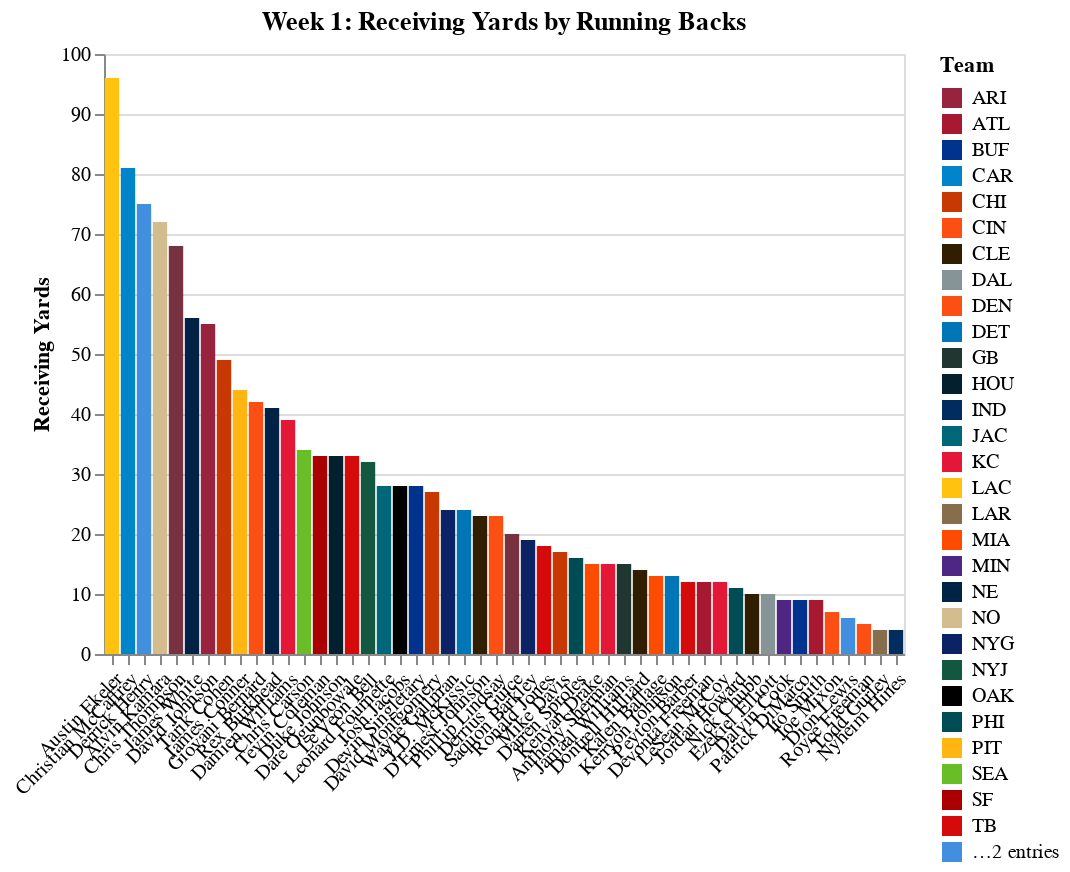

Write notebook code for a chart like this one.
### Code cell
chart

### Figure 1 — Vega-Lite specification as saved in the notebook (floating-point values rounded to 4 significant figures)
{"$schema": "https://vega.github.io/schema/vega-lite/v3.4.0.json", "config": {"background": "white", "mark": {"tooltip": null}, "view": {"height": 300, "width": 400}}, "data": {"name": "data-2507617571a9b03b26b0d26d0c3eff70"}, "datasets": {"data-2507617571a9b03b26b0d26d0c3eff70": [{"Player": "Austin Ekeler", "ReceivingYards": 96, "Team": "LAC"}, {"Player": "Christian McCaffrey", "ReceivingYards": 81, "Team": "CAR"}, {"Player": "Derrick Henry", "ReceivingYards": 75, "Team": "TEN"}, {"Player": "Alvin Kamara", "ReceivingYards": 72, "Team": "NO"}, {"Player": "Chris Thompson", "ReceivingYards": 68, "Team": "WAS"}, {"Player": "James White", "ReceivingYards": 56, "Team": "NE"}, {"Player": "David Johnson", "ReceivingYards": 55, "Team": "ARI"}, {"Player": "Tarik Cohen", "ReceivingYards": 49, "Team": "CHI"}, {"Player": "James Conner", "ReceivingYards": 44, "Team": "PIT"}, {"Player": "Giovani Bernard", "ReceivingYards": 42, "Team": "CIN"}, {"Player": "Rex Burkhead", "ReceivingYards": 41, "Team": "NE"}, {"Player": "Damien Williams", "ReceivingYards": 39, "Team": "KC"}, {"Player": "Chris Carson", "ReceivingYards": 34, "Team": "SEA"}, {"Player": "Tevin Coleman", "ReceivingYards": 33, "Team": "SF"}, {"Player": "Duke Johnson", "ReceivingYards": 33, "Team": "HOU"}, {"Player": "Dare Ogunbowale", "ReceivingYards": 33, "Team": "TB"}, {"Player": "Le'Veon Bell", "ReceivingYards": 32, "Team": "NYJ"}, {"Player": "Leonard Fournette", "ReceivingYards": 28, "Team": "JAC"}, {"Player": "Josh Jacobs", "ReceivingYards": 28, "Team": "OAK"}, {"Player": "Devin Singletary", "ReceivingYards": 28, "Team": "BUF"}, {"Player": "David Montgomery", "ReceivingYards": 27, "Team": "CHI"}, {"Player": "Wayne Gallman", "ReceivingYards": 24, "Team": "NYG"}, {"Player": "J.D. McKissic", "ReceivingYards": 24, "Team": "DET"}, {"Player": "D'Ernest Johnson", "ReceivingYards": 23, "Team": "CLE"}, {"Player": "Phillip Lindsay", "ReceivingYards": 23, "Team": "DEN"}, {"Player": "Derrius Guice", "ReceivingYards": 20, "Team": "WAS"}, {"Player": "Saquon Barkley", "ReceivingYards": 19, "Team": "NYG"}, {"Player": "Ronald Jones", "ReceivingYards": 18, "Team": "TB"}, {"Player": "Mike Davis", "ReceivingYards": 17, "Team": "CHI"}, {"Player": "Darren Sproles", "ReceivingYards": 16, "Team": "PHI"}, {"Player": "Kenyan Drake", "ReceivingYards": 15, "Team": "MIA"}, {"Player": "Anthony Sherman", "ReceivingYards": 15, "Team": "KC"}, {"Player": "Jamaal Williams", "ReceivingYards": 15, "Team": "GB"}, {"Player": "Dontrell Hilliard", "ReceivingYards": 14, "Team": "CLE"}, {"Player": "Kalen Ballage", "ReceivingYards": 13, "Team": "MIA"}, {"Player": "Kerryon Johnson", "ReceivingYards": 13, "Team": "DET"}, {"Player": "Peyton Barber", "ReceivingYards": 12, "Team": "TB"}, {"Player": "Devonta Freeman", "ReceivingYards": 12, "Team": "ATL"}, {"Player": "LeSean McCoy", "ReceivingYards": 12, "Team": "KC"}, {"Player": "Jordan Howard", "ReceivingYards": 11, "Team": "PHI"}, {"Player": "Nick Chubb", "ReceivingYards": 10, "Team": "CLE"}, {"Player": "Ezekiel Elliott", "ReceivingYards": 10, "Team": "DAL"}, {"Player": "Dalvin Cook", "ReceivingYards": 9, "Team": "MIN"}, {"Player": "Patrick DiMarco", "ReceivingYards": 9, "Team": "BUF"}, {"Player": "Ito Smith", "ReceivingYards": 9, "Team": "ATL"}, {"Player": "Joe Mixon", "ReceivingYards": 7, "Team": "CIN"}, {"Player": "Dion Lewis", "ReceivingYards": 6, "Team": "TEN"}, {"Player": "Royce Freeman", "ReceivingYards": 5, "Team": "DEN"}, {"Player": "Todd Gurley", "ReceivingYards": 4, "Team": "LAR"}, {"Player": "Nyheim Hines", "ReceivingYards": 4, "Team": "IND"}]}, "encoding": {"color": {"field": "Team", "scale": {"domain": ["ARI", "ATL", "BUF", "CAR", "CHI", "CIN", "CLE", "DAL", "DEN", "DET", "GB", "HOU", "IND", "JAC", "KC", "LAC", "LAR", "MIA", "MIN", "NE", "NO", "NYG", "NYJ", "OAK", "PHI", "PIT", "SEA", "SF", "TB", "TEN", "WAS"], "range": ["#97233F", "#A71930", "#00338D", "#0085CA", "#C83803", "#FB4F14", "#311D00", "#869397", "#FB4F14", "#0076B6", "#203731", "#03202F", "#002C5F", "#006778", "#E31837", "#FFC20E", "#866D4B", "#FC4C02", "#4F2683", "#002244", "#D3BC8D", "#0B2265", "#125740", "#000000", "#004C54", "#FFB612", "#69BE28", "#AA0000", "#D50A0A", "#418FDE", "#773141"]}, "type": "nominal"}, "x": {"axis": {"labelAngle": -45, "title": ""}, "field": "Player", "sort": {"field": "ReceivingYards", "op": "sum", "order": "descending"}, "type": "nominal"}, "y": {"axis": {"title": "Receiving Yards"}, "field": "ReceivingYards", "type": "quantitative"}}, "mark": "bar", "title": "Week 1: Receiving Yards by Running Backs"}
